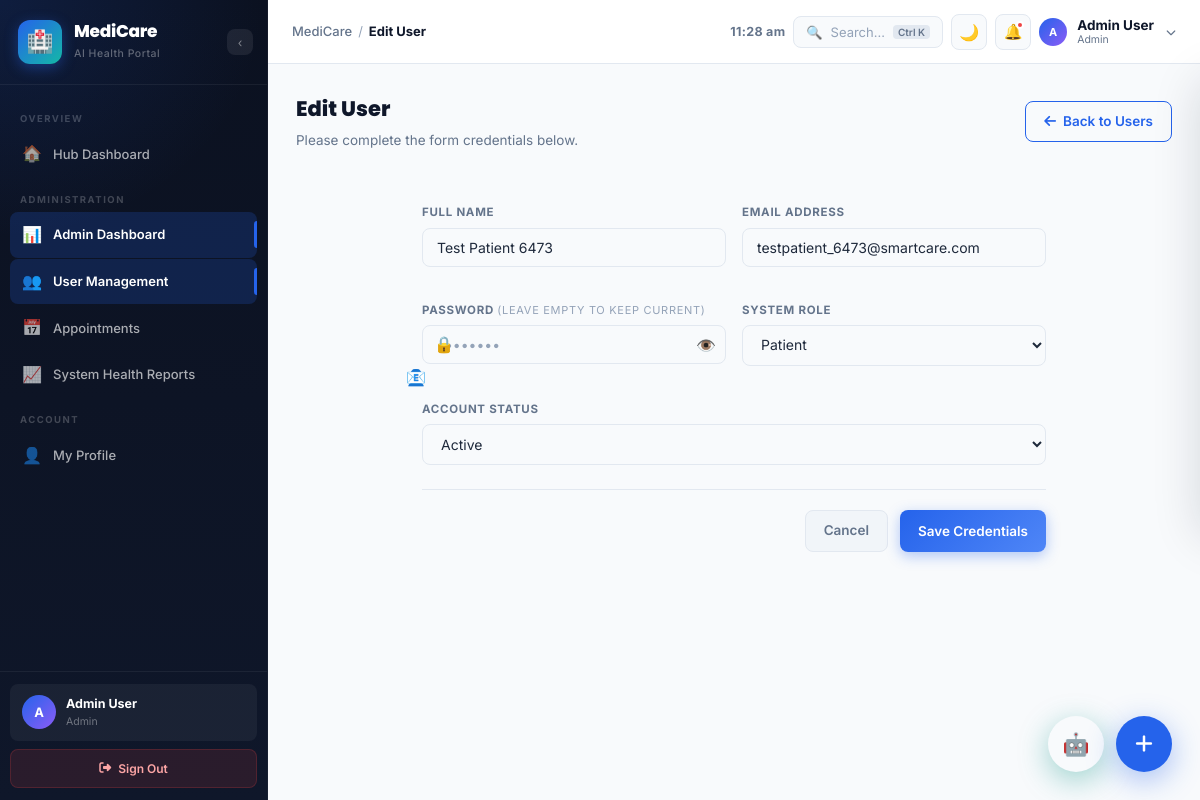
The app's page /admin/users/edit/17 (signed in) with its own data.
### tables this page shows
CREATE TABLE users (
        id          INTEGER PRIMARY KEY AUTOINCREMENT,
        name        TEXT    NOT NULL,
        email       TEXT    UNIQUE NOT NULL,
        password    TEXT    NOT NULL,
        role        TEXT    NOT NULL,
        status      TEXT    NOT NULL DEFAULT 'Active',
        created_at  TEXT    NOT NULL
    );

### project/app.py (the view, shortened to what this page needs)
@app.route("/admin/users/edit/<int:user_id>", methods=["GET", "POST"])
def edit_user(user_id):
    res = require_role("Admin")
    if res: return res
    user     = get_current_user()
    conn     = get_db()
    edit_obj = conn.execute("SELECT * FROM users WHERE id=?", (user_id,)).fetchone()
    conn.close()
    return render_template("user_form.html", user=user, title="Edit User", edit_user=edit_obj)

### project/app.py (called while the page is built)
def get_db():
    conn = sqlite3.connect(DB_PATH)
    conn.row_factory = sqlite3.Row
    return conn

def get_current_user():
    if "user_id" not in session:
        return None
    conn = get_db()
    user = conn.execute("SELECT * FROM users WHERE id=?", (session["user_id"],)).fetchone()
    conn.close()
    return user

def require_role(*roles):
    user = get_current_user()
    if not user or user["role"] not in roles:
        flash("Access Denied", "danger")
        return redirect(url_for("dashboard"))
    return None

@app.before_request
def require_login():
    if request.endpoint not in PUBLIC_ROUTES and "user_id" not in session:
        if request.path.startswith("/api/"):
            return jsonify({"success": False, "error": "Authentication required."}), 401
        return redirect(url_for("login"))

### project/templates/user_form.html (shortened to what this page needs)
{% extends 'base.html' %}
{% block page_title %}{{ title }}{% endblock %}
{% block content %}
<div style="display:flex;justify-content:space-between;align-items:center;margin-bottom:24px;" class="reveal">
  <div>
    <h2 style="font-family:var(--font-head);font-weight:800;color:var(--text-heading);margin-bottom:4px;">{{ title }}</h2>
    <p style="color:var(--text-sub);font-size:13.5px;margin-bottom:0;">Please complete the form credentials below.</p>
  </div>
  <a href="{{ url_for('admin_users') }}" class="btn btn-outline"><i class="fa-solid fa-arrow-left"></i> Back to Users</a>
</div>
<div class="content-card form-card reveal" style="padding:28px;margin:0 auto 40px;">
  <form method="POST" autocomplete="off" id="userForm">
    <div class="form-row" style="margin-bottom:16px;">
      <div class="form-group">
        <label class="form-label" for="name">Full Name</label>
        <div class="input-icon-wrap">
          <span class="input-prefix">👤</span>
          <input type="text" id="name" name="name" class="form-control" placeholder="e.g. Rahul Patil" value="{{ edit_user.name if edit_user else '' }}" required />
        </div>
      </div>
      <div class="form-group">
        <label class="form-label" for="email">Email Address</label>
        <div class="input-icon-wrap">
          <span class="input-prefix">📧</span>
          <input type="email" id="email" name="email" class="form-control" placeholder="e.g. rahul@example.com" value="{{ edit_user.email if edit_user else '' }}" required />
        </div>
      </div>
    </div>
    <div class="form-row" style="margin-bottom:16px;">
      <div class="form-group">
        <label class="form-label" for="password">Password {% if edit_user %}<span style="font-size:11px;color:var(--text-muted);font-weight:normal;">(leave empty to keep current)</span>{% endif %}</label>
        <div class="input-icon-wrap" style="position:relative;">
          <span class="input-prefix">🔒</span>
          <input type="password" id="password" name="password" class="form-control" placeholder="••••••••" {% if not edit_user %}required{% endif %} style="padding-right:40px;" />
          <button type="button" class="pw-toggle" id="pw-toggle" style="position:absolute;right:10px;top:50%;transform:translateY(-50%);background:none;border:none;cursor:pointer;font-size:16px;z-index:2;">👁️</button>
        </div>
      </div>
      <div class="form-group">
        <label class="form-label" for="role">System Role</label>
        <select id="role" name="role" class="form-control" required>
          {% for r in ['Admin', 'Doctor', 'Patient'] %}
          <option value="{{ r }}" {% if edit_user and edit_user.role == r %}selected{% endif %}>{{ r }}</option>
          {% endfor %}
        </select>
      </div>
    </div>
    <div class="form-group" style="margin-bottom:24px;">
      <label class="form-label" for="status">Account Status</label>
      <select id="status" name="status" class="form-control" required>
        {% for s in ['Active', 'Inactive'] %}
        <option value="{{ s }}" {% if edit_user and edit_user.status == s %}selected{% endif %}>{{ s }}</option>
        {% endfor %}
      </select>
    </div>
    <div style="display:flex;gap:12px;justify-content:flex-end;border-top:1px solid var(--border);padding-top:20px;">
      <a href="{{ url_for('admin_users') }}" class="btn btn-ghost" style="border:1.5px solid var(--border);">Cancel</a>
      <button type="submit" class="btn btn-primary" id="saveBtn">Save Credentials</button>
    </div>
  </form>
</div>
{% endblock %}

### project/templates/base.html (shortened to what this page needs)
<!DOCTYPE html>
<html lang="en" data-theme="light">
<head>
  <link rel="stylesheet" href="https://cdnjs.cloudflare.com/ajax/libs/font-awesome/6.5.2/css/all.min.css" />
  <link rel="stylesheet" href="{{ url_for('static', filename='css/style.css') }}" />
</head>
<body>
<div class="app-wrapper" id="app-wrapper">
  <aside class="sidebar" id="app-sidebar">
    <a href="{{ url_for('dashboard_home') }}" class="sidebar-logo" style="text-decoration:none;">
      <div class="logo-mark">🏥</div>
      <div class="logo-text">
        <h2>MediCare</h2>
        <span>AI Health Portal</span>
      </div>
      <button class="sidebar-toggle-btn" id="sidebar-mini-btn" title="Collapse sidebar" onclick="event.preventDefault()">‹</button>
    </a>
    <nav class="sidebar-nav">
      <div class="nav-section-label">Overview</div>
      <a href="{{ url_for('dashboard_home') }}" class="nav-link">
        <span class="nav-icon">🏠</span><span class="nav-label">Hub Dashboard</span>
      </a>
      {% if session.get('user_role') == 'Admin' %}
      <div class="nav-section-label">Administration</div>
      <a href="{{ url_for('admin_dashboard') }}" class="nav-link">
        <span class="nav-icon">📊</span><span class="nav-label">Admin Dashboard</span>
      </a>
      <a href="{{ url_for('admin_users') }}" class="nav-link">
        <span class="nav-icon">👥</span><span class="nav-label">User Management</span>
      </a>
      <a href="{{ url_for('admin_appointments') }}" class="nav-link">
        <span class="nav-icon">📅</span><span class="nav-label">Appointments</span>
      </a>
      <a href="{{ url_for('health_stats') }}" class="nav-link">
        <span class="nav-icon">📈</span><span class="nav-label">System Health Reports</span>
      </a>
      {% endif %}
      <div class="nav-section-label">Account</div>
      <a href="{{ url_for('profile') }}" class="nav-link">
        <span class="nav-icon">👤</span><span class="nav-label">My Profile</span>
      </a>
    </nav>
    <div class="sidebar-footer">
      <a href="{{ url_for('profile') }}" class="sidebar-user" style="text-decoration:none;">
        <div class="user-avatar">{{ session.get('user_name','U')[0].upper() }}</div>
        <div class="user-info">
          <div class="user-name">{{ session.get('user_name','User') }}</div>
          <div class="user-role">{{ session.get('user_role','') }}</div>
        </div>
      </a>
      <a href="#" onclick="event.preventDefault(); openModal('logout-confirm-modal')" class="btn-sidebar-logout">
        <i class="fa-solid fa-right-from-bracket"></i>
        <span class="logout-label">Sign Out</span>
      </a>
    </div>
  </aside>
  <div class="main-content">
    <header class="topbar" id="main-topbar">
      <div class="topbar-left">
        <nav class="breadcrumb">
          <span class="breadcrumb-root">MediCare</span>
          <span class="breadcrumb-sep">/</span>
          <span class="breadcrumb-current">{% block page_title %}Dashboard{% endblock %}</span>
        </nav>
      </div>
      <div class="topbar-right">
        <span class="live-clock" id="live-clock"></span>
        <button class="topbar-search" data-search-open title="Search (Ctrl+K)">
          <span>🔍</span>
          <span>Search…</span>
          <kbd>Ctrl K</kbd>
        </button>
        <button class="dark-mode-toggle" onclick="toggleTheme()" title="Toggle dark mode">🌙</button>
        <button class="tb-btn" id="notif-btn" title="Notifications">
          🔔
          <span class="notif-dot"></span>
        </button>
        <div class="topbar-user-dropdown" style="position:relative;">
          <button class="topbar-user-btn" style="background:none; border:none; display:flex; align-items:center; text-align:left; gap:10px; cursor:pointer;" onclick="toggleUserDropdown(event)">
            <div class="tb-avatar">{{ session.get('user_name','U')[0].upper() }}</div>
            <div style="display:flex; flex-direction:column;">
              <span class="tb-user-name" style="font-weight:700; font-size:13.5px; color:var(--text-heading);">{{ session.get('user_name','User') }}</span>
              <span class="tb-user-role" style="font-size:10.5px; color:var(--text-sub);">{{ session.get('user_role','') }}</span>
            </div>
            <i class="fa-solid fa-chevron-down" style="font-size:10px; color:var(--text-sub); margin-left:2px;"></i>
          </button>
        </div>
      </div>
    </header>
    <div class="page-body">
      {% block content %}{% endblock %}
    </div>
  </div>
</div>
<div class="fab-container" id="fabContainer">
  <button class="fab-main-btn" id="fabMainBtn" title="Quick Actions">
    <i class="fa-solid fa-plus"></i>
  </button>
</div>
<div class="chat-fab-container">
  <button class="chat-fab-btn" id="chatFabBtn" title="AI Health Assistant">🤖</button>
</div>
</body>
</html>

### project/templates/base.html (style rules this page uses)
.fab-container { position: fixed; bottom: 28px; right: 28px; z-index: 999; }
.fab-main-btn { width: 56px; height: 56px; border-radius: 50%; background: #2563EB !important; color: #fff !important; font-size: 20px; border: none; cursor: pointer; display: flex; align-items: center; justify-content: center; box-shadow: 0 8px 30px rgba(37, 99, 235, 0.4); transition: all 0.3s ease; animation: pulse-ring 2.0s infinite; }
.chat-fab-container { position: fixed; bottom: 28px; right: 96px; z-index: 998; }
.chat-fab-btn { width: 56px; height: 56px; border-radius: 50%; background: var(--teal) !important; color: #fff !important; font-size: 22px; border: none; cursor: pointer; display: flex; align-items: center; justify-content: center; box-shadow: 0 8px 30px rgba(13, 148, 136, 0.4); transition: all 0.3s ease; }

### records on screen
users: get "Admin User", get "Admin"
users: name "Test Patient 6473", email "testpatient_6473@smartcare.com", role "Patient", status "Active"

### other values on screen
{{ session.get('user_name','U')[0].upper() }} "A"
{{ title }} "Edit User"
